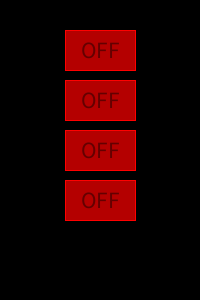
Frame 1 (no input)
Frame 60 (the mouse pressed at the canvas centre just before this capture): identical to frame 1, image omitted
Frame 120 (the mouse held since frame 60 and released just before this capture): identical to frame 1, image omitted

The Processing sketch that drew this single still picture (run headless with seeded random() and noise(); from frame 60 on, the mouse is pressed at the canvas centre):

// Processing sketch: task3
// ── task3.pde
class ToggleButton {
 float x, y, w, h;  //x,y are the center of the button
 String onTxt, offTxt;
 boolean on = false, mouseOver = false;
 ToggleButton(float x,float y) {this(x,y,70,40,"ON","OFF");}
 ToggleButton(float x,float y,float w,float h,String onTxt,String offTxt){
   this.x = x;     this.y = y;    this.w = w;    this.h = h;
   this.onTxt = onTxt;     this.offTxt = offTxt;
 }
 void click(int mx, int my) {
   if(mx>x-w/2 && mx<x+w/2 && my>y-h/2 && my<y+h/2) on = !on;
 }
 void display() {
   rectMode(CENTER); textAlign(CENTER,CENTER); textSize(w/3);
   if (on) {
     stroke(0, 255, 0);   fill(0, 200, 0);  rect(x, y, w, h);
     fill(200, 255, 200); text("ON", x, y);
   } else {
     stroke(255, 0, 0);   fill(180, 0, 0);  rect(x, y, w, h);
     fill(100, 0, 0);     text("OFF", x, y);
   }
 }

}

// ── test.pde
ToggleButton[] buttons;

public void settings() {
  size(200, 300);
}
void setup(){
 buttons = new ToggleButton[4];
 buttons[0] = new ToggleButton(width/2,50);
 buttons[1] = new ToggleButton(width/2,100);
 buttons[2] = new ToggleButton(width/2,150);
 buttons[3] = new ToggleButton(width/2,200);
}

void draw(){
 background(0);
 for(int i = 0; i < 4; i++){
   buttons[i].display();
 }
}
void mouseClicked(){
  for(int i =0; i < 4; i++)
  buttons[i].click(mouseX,mouseY);
}
